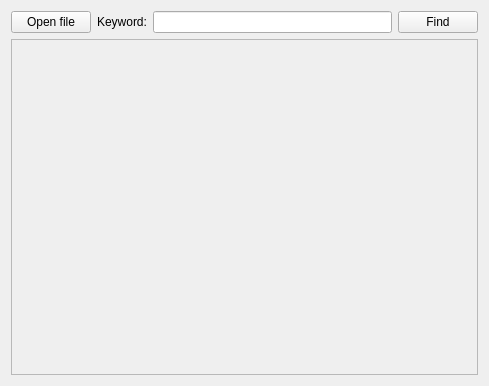
<?xml version="1.0" encoding="UTF-8"?>
<ui version="4.0">
 <class>TextFinder</class>
 <widget class="QWidget" name="TextFinder">
  <property name="geometry">
   <rect>
    <x>0</x>
    <y>0</y>
    <width>489</width>
    <height>386</height>
   </rect>
  </property>
  <property name="windowTitle">
   <string>SearchProjectGUI - by Daniel San</string>
  </property>
  <layout class="QVBoxLayout" name="verticalLayout">
   <item>
    <layout class="QHBoxLayout" name="horizontalLayout">
     <item>
      <widget class="QPushButton" name="openButton">
       <property name="text">
        <string>Open file</string>
       </property>
      </widget>
     </item>
     <item>
      <widget class="QLabel" name="label">
       <property name="text">
        <string>Keyword:</string>
       </property>
      </widget>
     </item>
     <item>
      <widget class="QLineEdit" name="lineEdit"/>
     </item>
     <item>
      <widget class="QPushButton" name="findButton">
       <property name="text">
        <string>Find</string>
       </property>
      </widget>
     </item>
    </layout>
   </item>
   <item>
    <widget class="QTextEdit" name="textEdit">
     <property name="enabled">
      <bool>false</bool>
     </property>
    </widget>
   </item>
  </layout>
 </widget>
 <layoutdefault spacing="6" margin="11"/>
 <resources/>
 <connections/>
</ui>
